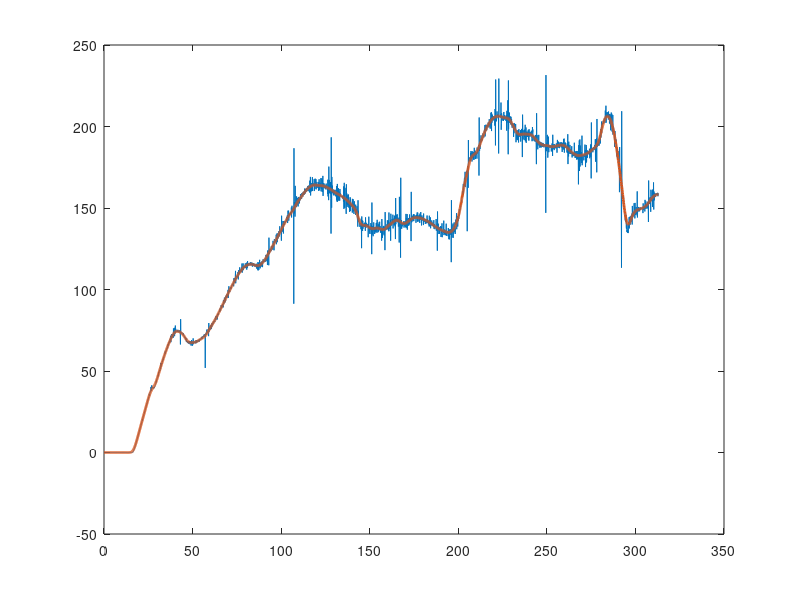
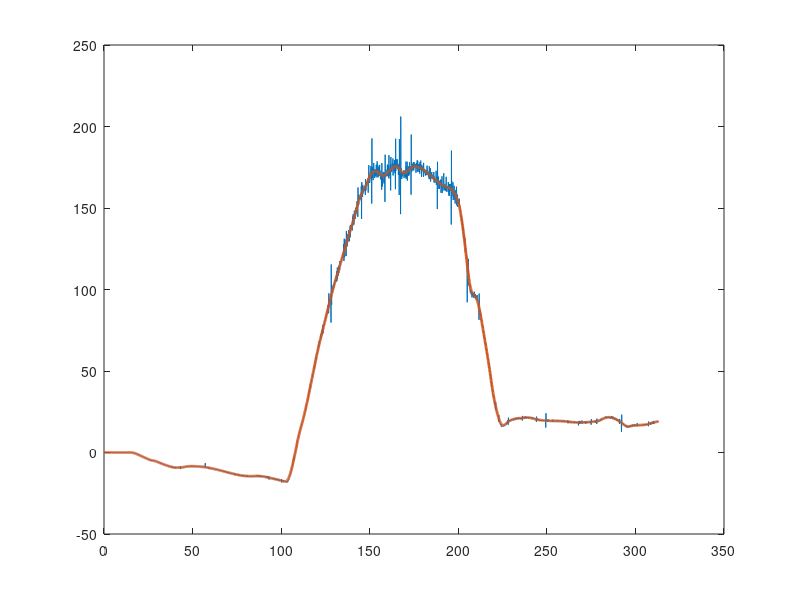
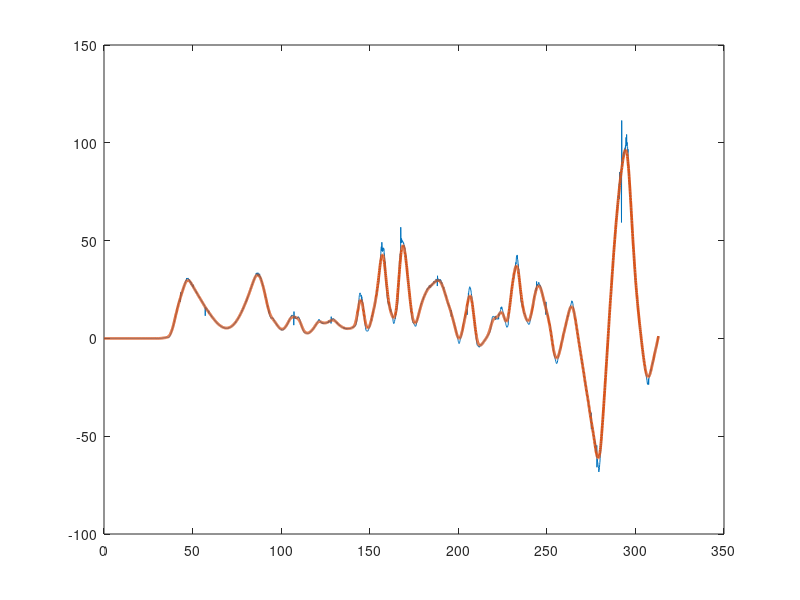

MATLAB code to generate these figures, in order: (Note: this script raises an error after producing the figures.)
%% 1.Load data
clear;clc;

path = './free_fly_3';
data = load('Data.txt');
load('Coef.mat');

%% 2.Calculate velocity
v = [[0,0,0]; diff(data(:,2:4))./diff(data(:,1))];

a = 6378137;
f = 1/298.257223563;
for k=1:size(v,1)
    lat = data(k,2)/180*pi; %rad
    h = data(k,4);
    Rm = (1-f)^2*a / (1-(2-f)*f*sin(lat)^2)^1.5 + h;
    Rn =         a / (1-(2-f)*f*sin(lat)^2)^0.5 + h;
    v(k,1) = v(k,1)/180*pi*Rm;
    v(k,2) = v(k,2)/180*pi*Rn*cos(lat);
end

%% 3.Fliter
N = (length(Coef)-1)/2;

in = [zeros(N,3); v]; %add N of zero
vf = zeros(size(in,1)-2*N,3);
for k=N+1:size(in,1)-N
    vf(k-N,1:3) = sum(in(k-N:k+N,1:3).*Coef',1);
end

v(end-N+1:end,:) = [];

t = data(1:size(v,1),1)-data(1,1);

figure
plot(t, v(:,1))
hold on
plot(t, vf(:,1), 'LineWidth',2)

figure
plot(t, v(:,2))
hold on
plot(t, vf(:,2), 'LineWidth',2)

figure
plot(t, v(:,3))
hold on
plot(t, vf(:,3), 'LineWidth',2)

v = vf;

%% 4.Generate cmd
data = data(1:size(v,1),:);
data(:,1) = data(:,1)-data(1,1);
n = size(data,1);

cmd = zeros(n,8); %[t, vn, ve, vd, q0,q1,q2,q3]
cmd(:,1) = data(:,1); %t
cmd(:,2:4) = v; %velocity
cmd(:,4) = -cmd(:,4);
for k=1:n
    r1 = round(data(k,5),5)/180*pi;
    r2 = round(data(k,6),5)/180*pi;
    r3 = round(data(k,7),5)/180*pi;
    cmd(k,5:8) = angle2quat(r1, r2, r3); %q
end
for k=2:n %make quaternion continue
    if abs(cmd(k,5)-cmd(k-1,5))>1
        cmd(k:end,5:8) = -cmd(k:end,5:8);
    end
end
pos0 = data(1,2:4); %deg
att0 = round(data(1,[7,6,5]),5) /180*pi; %rad, [roll, pitch, yaw]

%% 5.Set time parameter
dt_scope = 0.1;
dt_solve = 1e-3;
dt_imu_rate = 10e-3;
dt_imu_delta = 10e-3;
dt_traj = 20e-3;
Pv = 1;

%% 6.Save
save('cmd.mat', 'data','cmd','pos0','att0','dt_scope','dt_solve','dt_imu_rate','dt_imu_delta','dt_traj','path','Pv');
clear